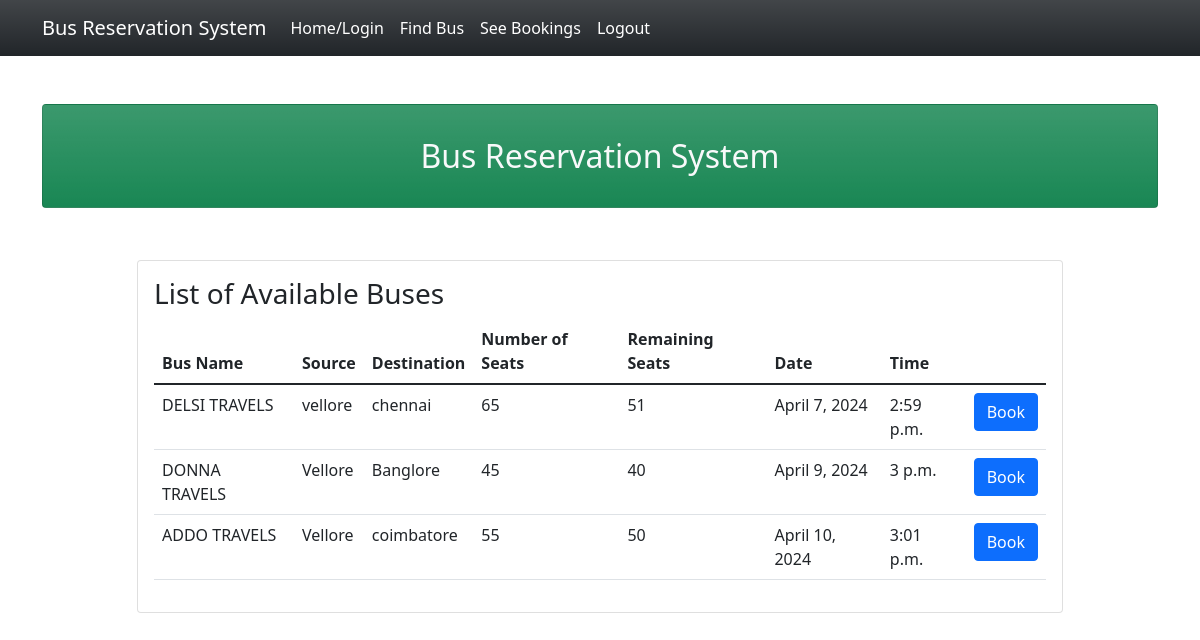
The app's page / (signed in) with its own data.
### myapp/models.py (models this page shows, shortened)
class Bus(models.Model):
    bus_name = models.CharField(max_length=30)
    source = models.CharField(max_length=30)
    dest = models.CharField(max_length=30)
    nos = models.DecimalField(decimal_places=0, max_digits=2)
    rem = models.DecimalField(decimal_places=0, max_digits=2)
    price = models.DecimalField(decimal_places=2, max_digits=6)
    date = models.DateField()
    time = models.TimeField()
    class Meta:
        verbose_name_plural = "List of Busses"

### myapp/views.py (the view)
# urls.py: path('', views.home, name="home"),
def home(request):
    if request.user.is_authenticated:
        buses = Bus.objects.all()  # Fetch all the buses from the database
        context = {
            'buses': buses
        }
        return render(request, 'myapp/home.html', context)
    else:
        return render(request, 'myapp/signin.html')

### myapp/templates/myapp/home.html
{% extends 'myapp/base.html' %} {% block content %}
<div class="container py-5">
    <div class="card bg-gradient bg-success">
        <div class="card-body">
            <h2 class="my-3 text-center text-light">Bus Reservation System</h2>
        </div>
    </div>
</div>
<div class="container py-1">
    <div class="row justify-content-center">
      <div class="col-md-10">
        <div class="card">
          <div class="card-body">
            <h3 class="card-title">List of Available Buses</h3>
            {% if buses %}
            <table class="table">
              <thead>
                <tr>
                  <th>Bus Name</th>
                  <th>Source</th>
                  <th>Destination</th>
                  <th>Number of Seats</th>
                  <th>Remaining Seats</th>
                  <th>Date</th>
                  <th>Time</th>
                </tr>
              </thead>
              <tbody>
                {% for bus in buses %}
                <tr>
                  <td>{{ bus.bus_name }}</td>
                  <td>{{ bus.source }}</td>
                  <td>{{ bus.dest }}</td>
                  <td>{{ bus.nos }}</td>
                  <td>{{ bus.rem }}</td>
                  <td>{{ bus.date }}</td>
                  <td>{{ bus.time }}</td>
                  <td>
                    <a href="{% url 'findbus' %}" class="btn btn-primary">Book</a>
                </td>
                </tr>
                {% endfor %}
              </tbody>
            </table>
            {% else %}
            <p>No buses available.</p>
            {% endif %}
          </div>
        </div>
      </div>
    </div>
  </div>
{% endblock %}

### myapp/templates/myapp/base.html (shortened to what this page needs)
<!doctype html>
<html lang="en">
<head>
    <link rel="stylesheet" href="https://cdn.jsdelivr.net/npm/bootstrap@5.1.3/dist/css/bootstrap.min.css">
</head>
<body>
<nav class="navbar navbar-expand-lg navbar-light bg-gradient bg-dark">
    <div class="container">
            <a class="navbar-brand" href="#" style="color: white;">Bus Reservation System</a>
        <div class="collapse navbar-collapse" id="navbarNavAltMarkup">
            <div class="navbar-nav" >
                <a class="nav-item nav-link active" href="{% url 'home' %}" style="color: white;">Home/Login</a>
                <a class="nav-item nav-link" href="{% url 'findbus' %}" style="color: white;">Find Bus</a>
                <a class="nav-item nav-link" href="{% url 'seebookings' %}" style="color: white;">See Bookings</a>
                {% if request.user.is_active %}
                <a class="nav-item nav-link " href="{% url 'signout' %}" style="color: white;">Logout</a>
                {% else %}
                <a class="nav-item nav-link " href="{% url 'signup' %}" style="color: white;">Registration</a>
                {% endif %}
            </div>
        </div>
    </div>
</nav>
{% block content %}
{% endblock %}
</body>
</html>

### myapp/templates/myapp/base.html (style rules this page uses)
body { background-image: url(https://img.freepik.com/premium-photo/tourist-buses-parking-sunrise-sunset_106035-1198.jpg?w=740); background-repeat: no-repeat; background-size: cover; }

### records on screen
Bus: bus_name "DELSI TRAVELS", source "vellore", dest "chennai", nos "65", rem "51", date "April 7, 2024", time "2:59 p.m."
Bus: bus_name "DONNA TRAVELS", source "Vellore", dest "Banglore", nos "45", rem "40", date "April 9, 2024", time "3 p.m."
Bus: bus_name "ADDO TRAVELS", source "Vellore", dest "coimbatore", nos "55", rem "50", date "April 10, 2024", time "3:01 p.m."
